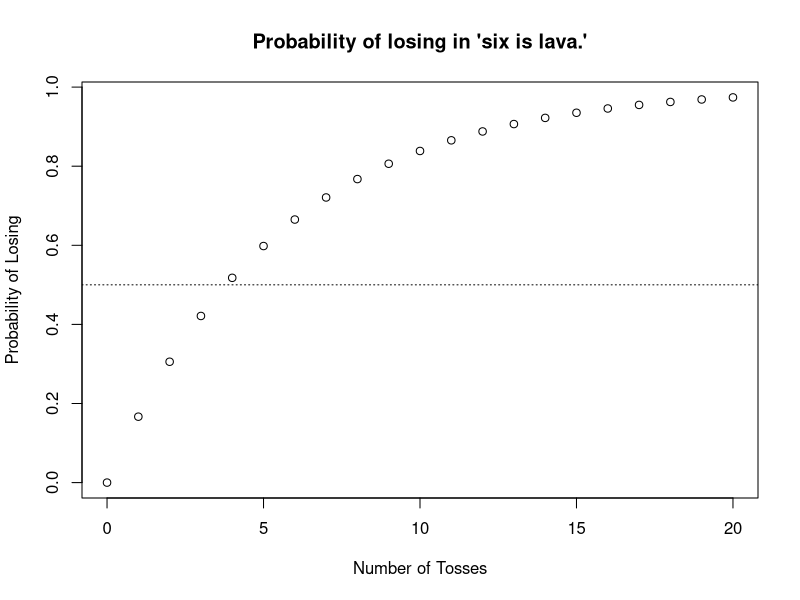

The R script that drew this image:
## ---- chunk 1
# Define the Sample Space of Rolling a 20 Sided Die
sample_space <- 1:20

# Recall that whenever we wish to perform an experiment in R with
# randomness, we should call set.seed
set.seed(31415)

# The sample function takes three main parameters:
#   x: the sample space
#   size: the number of items to draw
#   replace: a boolean representing whether the draws should be
#            with replacement or not.
one_roll <- sample(x = sample_space, size = 1)
ten_rolls_with_replacement <- sample(x = sample_space, 
                                     size = 10, 
                                     replace = TRUE)
ten_rolls_without_replacement <- sample(x = sample_space, 
                                        size = 10, 
                                        replace = FALSE)

one_roll
ten_rolls_with_replacement
ten_rolls_without_replacement
## ---- chunk 2
#| echo: false 

n <- 0:20
probs <- 1 - (5/6)^n

plot(probs ~ n, main = "Probability of losing in 'six is lava.'", xlab = "Number of Tosses", ylab = "Probability of Losing", type = 'p')
abline(h = 0.5, lty = 3)
## ---- chunk 3
#| echo: false
k<- 1:13
flush<-4*factorial(13)/(factorial(k)*factorial(13-k))
straight<-10*4^k
output_str<-paste0("k=", k, " gives ", round(straight/flush, 3), collapse=". ")
